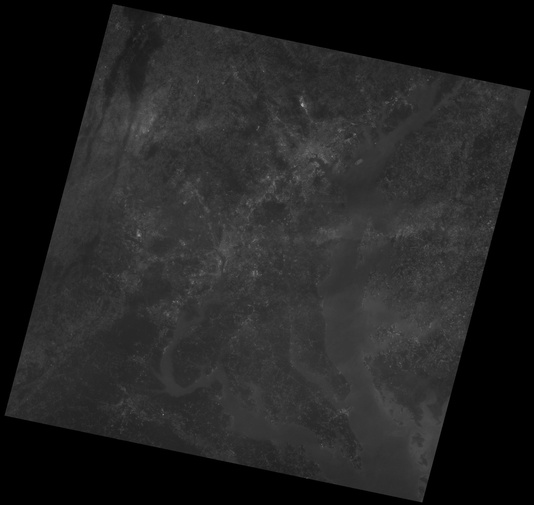
#> input picture CSE428/Lab 2/Demonstration/sample_1.jpeg, 534 x 505 px, shrunk from 2010 x 1901 before the run, found by its file name
$ jupyter execute CSE428_Lab_2.ipynb
#> lines starting #> are read from the running program, lines starting #| are printed output that depends on the picture; after the words box and inside, x2 and y2 are one past the last pixel; in counts of white or black regions, pixels touching at a corner belong together; long printed decimals are rounded
# Loading dependencies

[cell 1]
import numpy as np
import skimage as ski
from skimage import io, color, exposure
import matplotlib.pyplot as plt

[cell 2]
# from google.colab import drive
# drive.mount('/content/drive')

# Point processing

Point processing takes each pixel value and processes them through a function -

$$I_{processed} = f(I)$$

Since it processes all the pixels, it can be regarded as a global processing.

[cell 3]
np.random.seed(43)
I = np.random.rand(3, 3)
print(I)

[cell 4]
plt.imshow(I, cmap = 'grey')
plt.axis("off");

[cell 5]
I2 = I + 0.5
print(I2)

[cell 6]
# option 1
I2[I2 > 1] = 1
I2[I2 < 0] = 0

# option 2
I2 = np.clip(I+0.5, 0, 1)
#plt.subplot(1, 2, 1)
plt.imshow(I, cmap = 'grey')
plt.axis("off");

print(I2)

[cell 7]
plt.subplot(1, 2, 1)
plt.imshow(I, cmap = 'grey')
plt.axis("off");

plt.subplot(1, 2, 2)
plt.imshow(I2, cmap = 'grey')
plt.axis("off");

[cell 8]
I3 = np.clip(I - 0.5, 0, 1)

[cell 9]
plt.figure(figsize = (10, 18))

plt.subplot(1, 3, 1)
plt.imshow(I, cmap = 'grey')
plt.axis("off")
plt.title("original");

plt.subplot(1, 3, 2)
plt.imshow(I2, cmap = 'grey')
plt.axis("off")
plt.title("I+0.5");

plt.subplot(1, 3, 3)
plt.imshow(I3, cmap = 'grey')
plt.axis("off")
plt.title("I-0.5");

[cell 10]
I2 = np.clip(I*2, 0, 1)
I3 = np.clip(I/2, 0, 1)

plt.subplot(1, 3, 1)
plt.imshow(I, cmap = 'grey')
plt.axis("off")
plt.title("original");

plt.subplot(1, 3, 2)
plt.imshow(I2, cmap = 'grey')
plt.axis("off")
plt.title("I*2");

plt.subplot(1, 3, 3)
plt.imshow(I3, cmap = 'grey')
plt.axis("off")
plt.title("I/2");

# Landsat image

[cell 11]
I = io.imread("/content/sample_1.jpeg")
#> I is the input picture: shape (505, 534); min 0, max 174, mean 35.2

Typically, skimage loads image in 8 bit format. However, skimage can also load 16 and 32 bit images.

[cell 12]
print(I.dtype)
#| uint8

[cell 13]
I = ski.img_as_float(I)
I.shape
#> Out = (505, 534)

[cell 14]
print(I.min())
#| 0.0
print(I.max())
#| 0.6824

[cell 15]
plt.imshow(I, cmap = 'grey')
plt.axis("off")
plt.show()

Lets contrast stretch the image using the function -
$$I_{out} = 4 * (I_{in} - 0.1) $$

[cell 16]
#WRONG
I_stretched = 4*(I-0.1)

[cell 17]
print(I_stretched.min())
#| -0.4
print(I_stretched.max())
#| 2.329

[cell 18]
i_1 = np.linspace(0, 1, 10000)
i_2 = 4*(i_1 - 0.1)
plt.plot(i_1, i_2);
plt.grid();
plt.xlabel("Output intensity");
plt.ylabel("Input intensity");
#> figure, not shown here; curve peaks at x = 1, y = 3.6

The values on the output side exceeds the range [0, 1]

[cell 19]
#RIGHT
I_stretched = np.clip(4*(I-0.1), 0, 1)
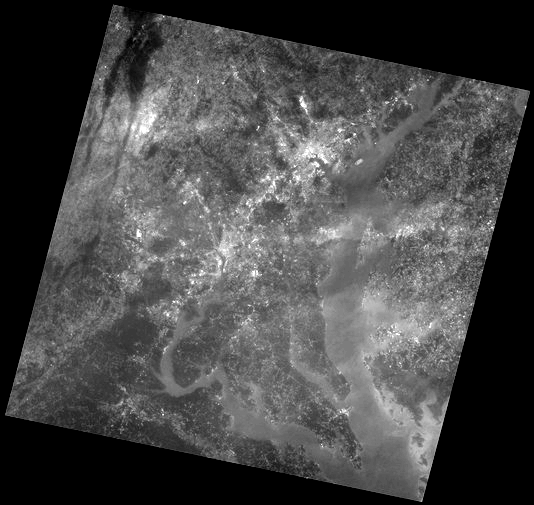
#> I_stretched: shape (505, 534) float64; min 0, max 1, mean 0.281

[cell 20]
i_1 = np.linspace(0, 1, 10000)
i_2 = np.clip(4*(i_1 - 0.1), 0, 1)
plt.plot(i_1, i_2);
plt.grid();
plt.xlabel("Output intensity");
plt.ylabel("Input intensity");
#> figure, not shown here; curve peaks at x = 0.35, y = 1

[cell 21]
plt.imshow(I_stretched, cmap = 'grey');
plt.axis("off")
plt.show()

So the image is brighter now. But why did this work? How did we get this function? We got it from the histogram.

[cell 22]
hist, bins_hist = exposure.histogram(I, nbins=256, normalize=True)
#> hist = 256 values, max 0.314 at index 0, min 0 at index 3, mean 0.00391; bins_hist = 256 values from 0.00133 to 0.681

plt.plot(bins_hist, hist, 'k');
plt.xlabel("Pixel values")
plt.ylabel("Probability")
plt.title("Histogram (PDF) before");
#> figure, not shown here; curve peaks at x = 0.00133, y = 0.314

Pixel values saturated in 0.1 to 0.35 region, the same region where we are stretching the contrast.

[cell 23]
hist, bins_hist = exposure.histogram(I_stretched, nbins=256, normalize=True)
#> hist = 256 values, max 0.327 at index 0, min 0 at index 1, mean 0.00391; bins_hist = 256 values from 0.00195 to 0.998
plt.plot(bins_hist, hist, 'k')
plt.xlabel("Pixel values")
plt.ylabel("Probability")
plt.title("Histogram (PDF) after");
#> figure, not shown here; curve peaks at x = 0.00195, y = 0.327

The pixel values are now more spread out. The sharp shape comes from discretizing the values into bin. Look up histograms to understand. Increase bins for smoother graph.

So how can we derive the contrast strectching function? Follow this formula -

$$I_{streched} = \frac{I - c_{min}}{c_{max} - c_{min}}*(I_{max} - I_{min}) + I_{min}$$

Here, $C_{min}$ is the lower pixel value from the histogram that you would like to stretch to $I_{min}$, $C_{max}$ is the upper pixel value from the histogram that you would like to strectch to $I_{max}$.

For normalized image, $I_{max} = 1$ and $I_{min} = 0$

In this certain example, $c_{min} = 0.1$ and $c_{max} = 0.35$. So the formula boils down to -

$$I_{streched} = \frac{I - 0.1}{0.35 - 0.1}*(1 - 0) + 0 = 4*(I - 0.1)$$

which is our exact formula.

**Derivation -**

The formula is basically derived from the output intensity vs the input intensity curve.

Here for the stretched segment, using the straight line equation $\frac{y_2 - y_1}{x_2 - x_1} = \frac{y - y_1}{x - x_1}$, we get -

$$\frac{I_{max} - I_{min}}{c_{max} - c_{min}} = \frac{I_{out} - I_{min}}{I_{in} - c_{min}}$$

$$or, \ I_{out} = \frac{(I_{in} - c_{min})*(I_{max} - I_{min})}{c_{max} - c_{min}} + I_{min}$$

Renaming the variables, $I_{out} \to I_{stretched}$ and $I_{in} \to I$, we get -

$$I_{streched} = \frac{I - c_{min}}{c_{max} - c_{min}}*(I_{max} - I_{min}) + I_{min}$$

We are not interested in the segment outside the stretched region as they will be clipped.

**Caveats -**

This formula works for only this kind of transformation. Different graphs, should be handled differently.

#Chest x-ray

[cell 24]
I = io.imread("/content/sample_2.jpeg")/255
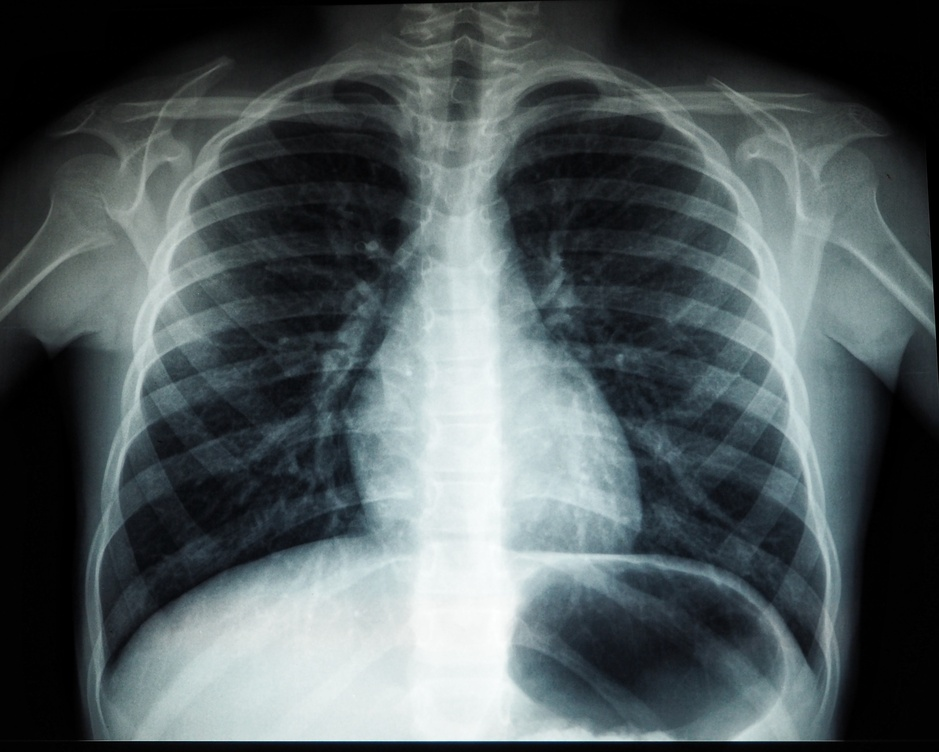
#> input picture CSE428/Lab 2/Demonstration/sample_2.jpeg, 939 x 752 px, shrunk from 3537 x 2831 before the run, found by its file name
#> I: shape (752, 939, 3) float64
plt.imshow(I)
plt.axis("off");

[cell 25]
I = color.rgb2gray(I)
#> I: shape (752, 939) float64

[cell 26]
plt.imshow(I, cmap = 'grey')
plt.axis("off");

In this chest x-ray, a lot of details fall on the low intensity side and is quite hard to visualize. To increase the contrast on the low intensity side, we can use the logarithmic transformation -

$$I_{out} = c*log(1 + k*I_{in})$$

here, $k$ determines how strong the stretching should be and $c$ is the normalizing factor given by $c = \frac{I_{max}}{log(1 + k*I_{max})}$.

It is to be noted that the standard log transformation formula is -

$$I_{out} = c*log(1 + I_{in})$$

However, we cannot control the stretching in this version.

[cell 27]
k = 20
I2 = np.log(1 + k*I)
I2 = I2/I2.max() #multiplying by c
plt.imshow(I2, cmap = 'grey')
plt.axis("off");

[cell 28]
k = 20
i_1 = np.linspace(0, 1, 10000)
i_2 = np.log(1 + k*i_1)
i_3 = i_2/i_2.max()
plt.plot(i_1, i_2, label = 'Unnormalized');
plt.plot(i_1, i_3, color = 'red', label = 'Normalized');
plt.legend();
plt.xlabel("Output intensity");
plt.ylabel("Input intensity");
#> figure, not shown here; curve peaks at x = 1, y = 3.04; curve peaks at x = 1, y = 1

Normalizing the mapping function makes the map fit between the range [0, 1].

[cell 29]
ks = [5, 10, 20, 50]
for k in ks:
  i_1 = np.linspace(0, 1, 10000)
  i_2 = np.log(1 + k*i_1)
  i_2 = i_2/i_2.max()
  plt.plot(i_1, i_2, label = "k = " + str(k));
  plt.legend();
  plt.xlabel("Output intensity");
  plt.ylabel("Input intensity");
#> figure, not shown here; curve peaks at x = 1, y = 1; curve peaks at x = 1, y = 1; curve peaks at x = 1, y = 1

As the value of k increases the lower intensity points are getting stretched whereas the higher intensity points are losing contrast.

[cell 30]
k = 50
I2 = np.log(1 + k*I)
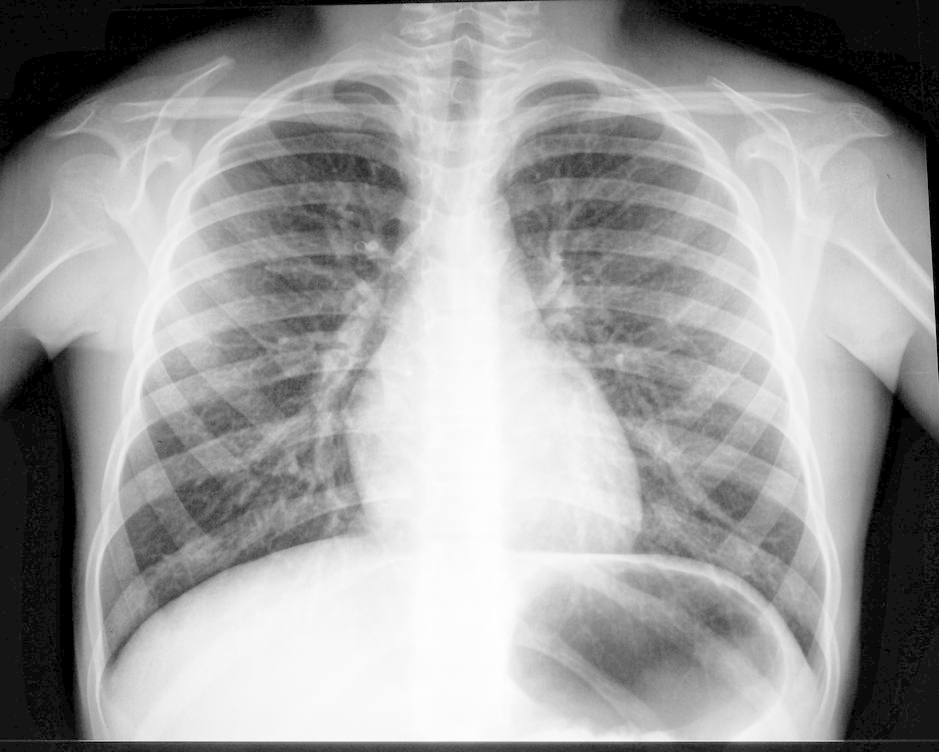
#> I2: shape (752, 939) float64; min 0, max 3.93, mean 2.42; drawn with min black and max white
I2 = I2/I2.max()
plt.imshow(I2, cmap = 'grey')
plt.axis("off");

[cell 31]
hist, bins_hist = exposure.histogram(I, nbins=256, normalize=True)
#> hist = 256 values, max 0.0495 at index 1, min 2.97e-05 at index 255, mean 0.00391; bins_hist = 256 values from 0.00195 to 0.996

plt.plot(bins_hist, hist, 'k');
plt.xlabel("Pixel values")
plt.ylabel("Probability")
plt.title("Histogram (PDF) before");
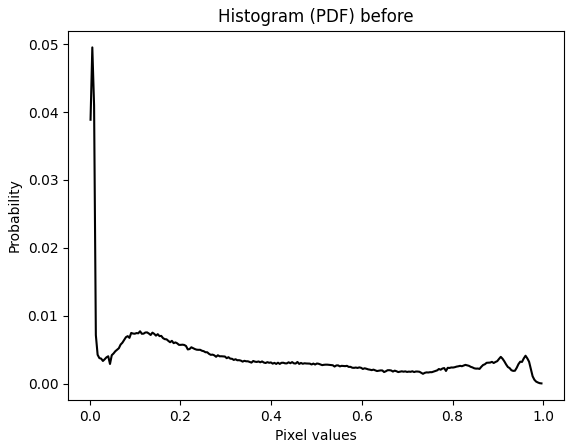
#> figure drawn by matplotlib, 1 panel; curve peaks at x = 0.00585, y = 0.0495

[cell 32]
hist, bins_hist = exposure.histogram(I2, nbins=256, normalize=True)
#> hist = 256 values, max 0.0493 at index 11, min 0 at index 3, mean 0.00391; bins_hist = 256 values from 0.00195 to 0.998
plt.plot(bins_hist, hist, 'k')
plt.xlabel("Pixel values")
plt.ylabel("Probability")
plt.title("Histogram (PDF) after");
#> figure, not shown here; curve peaks at x = 0.0449, y = 0.0493

Now lets say you want to highlight everything except the bones. How can we do that for this image? Since the bones are highlighted in the original image. We can invert the image.

[cell 33]
plt.imshow(I, cmap = 'grey')
plt.axis("off");
plt.title('Original image');

[cell 34]
I3 = 1 - I
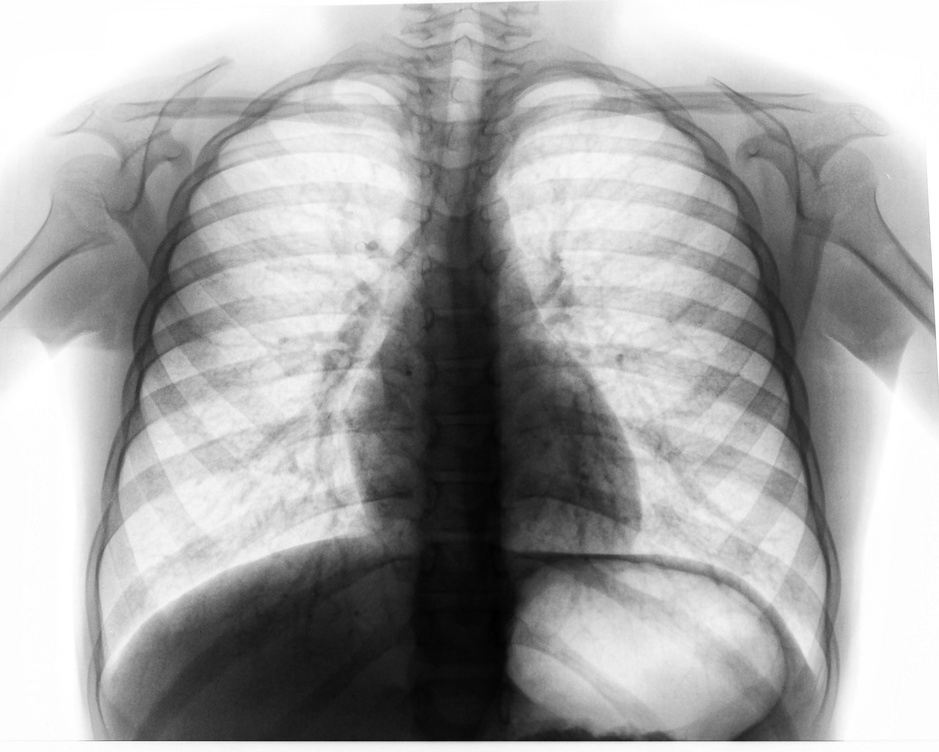
#> I3: shape (752, 939) float64; min 0.00195, max 1, mean 0.653

[cell 35]
plt.imshow(I3, cmap = 'grey');
plt.axis("off");
plt.title('Inverted image');

[cell 36]
hist, bins_hist = exposure.histogram(I3, nbins=256, normalize=True)
#> hist = 256 values, max 0.0495 at index 254, min 2.97e-05 at index 0, mean 0.00391; bins_hist = 256 values from 0.0039 to 0.998
plt.plot(bins_hist, hist, 'k')
plt.xlabel("Pixel values")
plt.ylabel("Probability")
plt.title("Histogram (PDF) after");
#> figure, not shown here; curve peaks at x = 0.994, y = 0.0495

We can achieve the same result using exponential transformation, also known as power law transformation -

$$ I_{out} = c*e^{\gamma*I_{in}}$$

if $\gamma < 1$, we get log transformation as before

if $\gamma > 1$, we get anti-log transformation (stretches high intensity values)

[cell 37]
gamma = 0.5
c = 1
I4 = c*(I ** gamma)
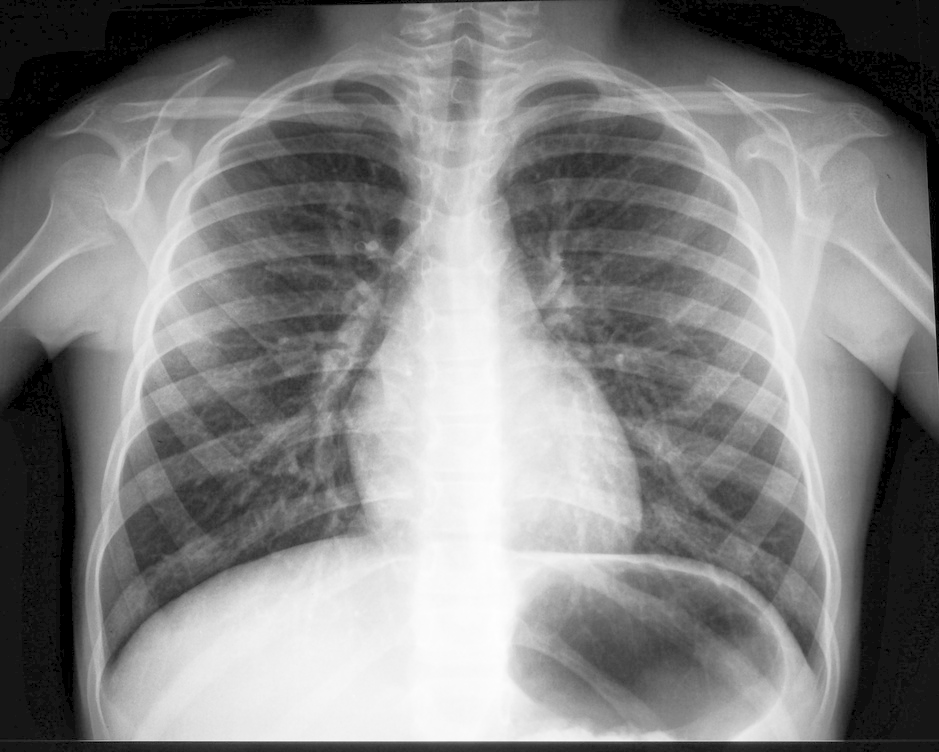
#> I4: shape (752, 939) float64; min 0, max 0.999, mean 0.516
print(I4.min())
#| 0.0
print(I4.max())
#| 0.999

[cell 38]
plt.imshow(I4, cmap = 'grey')
plt.axis("off");

[cell 39]
gamma = 0.5
c = 1
i_1 = np.linspace(0, 1, 10000)
i_2 = c*(i_1 ** gamma)
plt.plot(i_1, i_2);
plt.xlabel("Output intensity");
plt.ylabel("Input intensity");
#> figure, not shown here; curve peaks at x = 1, y = 1

You get a mapping function similar to the logarithmic transformation.

[cell 40]
gammas = [0.4, 0.5, 1, 1.5, 1.95]
for gamma in gammas:
  c = 1
  i_1 = np.linspace(0, 1, 10000)
  i_2 = c*(i_1 ** gamma)
  plt.plot(i_1, i_2, label = "gamma = " + str(gamma));
  plt.legend();
  plt.xlabel("Output intensity");
  plt.ylabel("Input intensity");
#> figure, not shown here; curve peaks at x = 1, y = 1; curve peaks at x = 1, y = 1; curve peaks at x = 1, y = 1

Unlike logarithmic transformation, where you could only stretch the contrast of the lower intensity points, in exponential transformation, you can get contrast stretching on the lower intensity range or the higher intensity range based on the gamma value.

#Angiogram

[cell 41]
I = io.imread("/content/sample_3.jpeg")
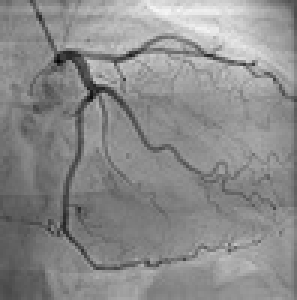
#> input picture CSE428/Lab 2/Demonstration/sample_3.jpeg, 99 x 100 px, shrunk from 374 x 376 before the run, found by its file name (shown 3 times larger)
#> I is the input picture: shape (100, 99); min 5, max 246, mean 138.8
I = I/255
I.shape
#> Out = (100, 99)

[cell 42]
plt.imshow(I, cmap = 'grey')
plt.axis("off");

In angiogram, we are interested in observing the blood vessels. If that is the case, is there any way to segment the blood vessels from the image? We can apply gray-level slicing.

[cell 43]
plt.imshow(1-I, cmap = 'grey')
plt.axis("off");

[cell 44]
negImg = 1 - I

[cell 45]
A = 0.6
B = 0.85
negImg[negImg < A] = 0
negImg[negImg > B] = 0

negImg[(negImg >= A) & (negImg <= B)] = 1
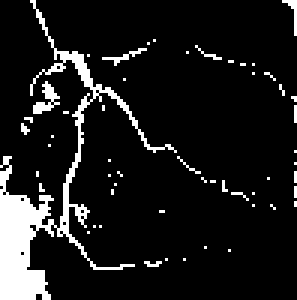
#> negImg: shape (100, 99) float64 (shown 3 times larger); values 0 (black) and 1 (white), 10.4% white; 54 white regions (51 under 20 px), largest, box (x1, y1, x2, y2) and area: (0, 0, 59, 100) 825, (11, 27, 20, 38) 43, (34, 16, 49, 22) 22

[cell 46]
plt.imshow(negImg, cmap = 'grey');

This is a very crude segmentation and you can see the noise from the process at the bottom left of the binary image. Segmentation is an extensive task that cannot (in most cases) be accomplished just by thresholding.

Also the value was picked from the blood vessel. I am not sure how it was originally done, but I am guessing it was done in Matlab. However, you can do the same using matplotlib as well. You cannot do it in Google Colab, but you can do it in local IDEs.

[cell 47]
i_1 = np.linspace(0, 1, 10000)
A = 0.6
B = 0.85
i_2 = i_1.copy()
i_2[i_2 < A] = 0
i_2[i_2 > B] = 0

plt.plot(i_1, i_2, label = 'Step 1')

i_3 = i_2.copy()
i_3[(i_3 >= A) & (i_3 <= B)] = 1

plt.plot(i_1, i_3, label = 'Step 2')
plt.legend();
#> figure, not shown here; curve peaks at x = 0.85, y = 0.85; curve peaks at x = 0.6, y = 1

[cell 48]
negImg = 1 - I

[cell 49]
A = 0.6
B = 0.85

negImg[(negImg >= A) & (negImg <= B)] = 1
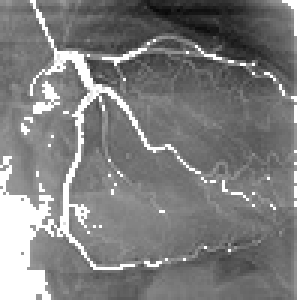
#> negImg: shape (100, 99) float64 (shown 3 times larger); min 0.0353, max 1, mean 0.492

[cell 50]
plt.imshow(negImg, cmap = 'grey');

[cell 51]
i_1 = np.linspace(0, 1, 10000)
A = 0.6
B = 0.85

i_2 = i_1.copy()
i_2[(i_2 >= A) & (i_2 <= B)] = 1

plt.plot(i_1, i_2);
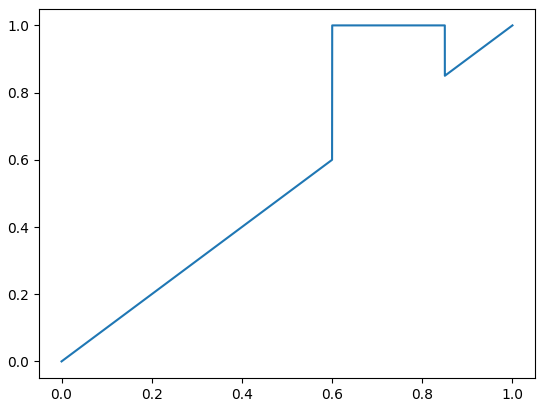
#> figure drawn by matplotlib, 1 panel; curve peaks at x = 0.6, y = 1
